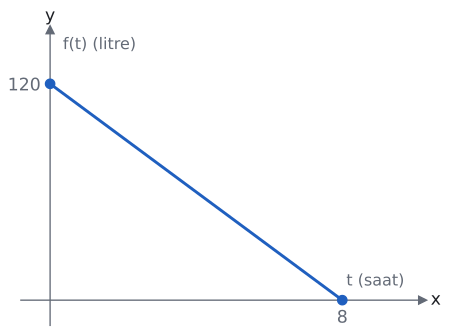

Generate this figure with Python:
import sys; sys.path.insert(0, "tools")
from cizim import *

# Depodaki su miktarı f(t) = 120 − 15t (t saat, f litre). t = 0'da 120 L, t = 8'de 0 L.
fig, ax = sekil(5.4, 4)
eksenler(ax, x=(-0.8, 10.2), y=(-14, 150), izgara=False)
ax.set_xticks([8]); ax.set_xticklabels(["8"]); ax.set_yticks([120]); ax.set_yticklabels(["120"])
ax.plot([0, 8], [120, 0], color=MAVI)
nokta(ax, 0, 120, renk=MAVI); nokta(ax, 8, 0, renk=MAVI)
ax.text(9.7, 6, "t (saat)", ha="right", va="bottom", fontsize=12, color=SOLUK)
ax.text(0.35, 146, "f(t) (litre)", ha="left", va="top", fontsize=12, color=SOLUK)
kaydet(fig, __file__)
